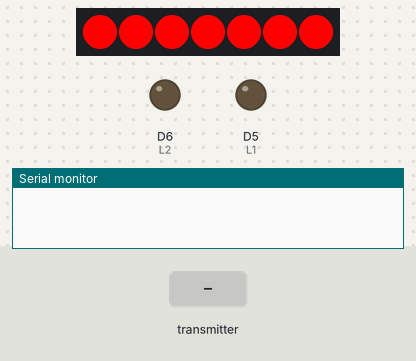
Simulated run of this sketch. Board: ESP8266 (NodeMCU). Shown: 7 RGB LEDs in strip order, left to right, output pins drawn as LEDs (lit = HIGH), the last lines printed to the serial monitor. Dashed ring = blinking. Inputs (shaded band) come from the test bench. Dim RGB values are drawn brighter than linear.

Above: at 1.2 s.
1.3 s: the transmitter starts sending left = 256
At 1.4 s:
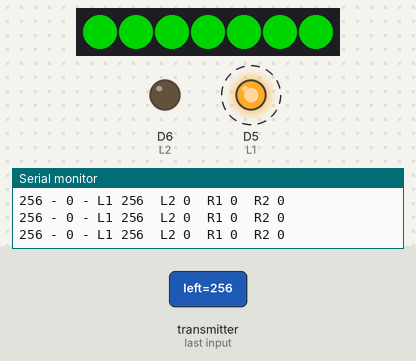
4.3 s: the transmitter starts sending left = 0
At 4.9 s:
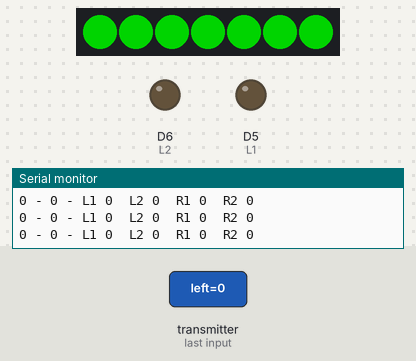
7.3 s: the transmitter starts sending left = 512
At 7.67 s:
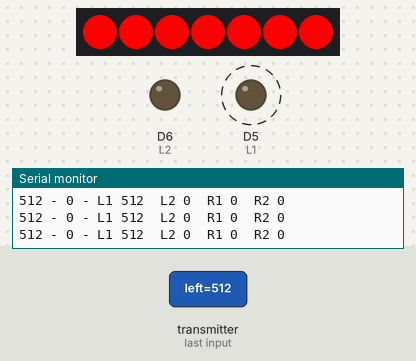
Timing chart, 0 to 15.8 s (numbered marks = the images above; inputs shaded):
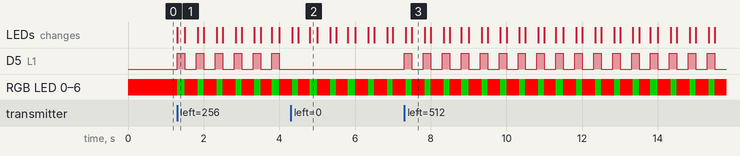

The sketch:

robot.ino
```cpp
#include <ESP8266WiFi.h>
#include <espnow.h>
#include <FastLED.h>

//mac of the receiver
//8c:ce:4e:c7:1c:e4

#define L1 D5
#define L2 12
#define R1 D8
#define R2 D7

struct RECEIVE_DATA_STRUCTURE {
  int left;
  int right;
};

RECEIVE_DATA_STRUCTURE RXX;

unsigned long ms = -9999999;
bool conn;

CRGB leds[7];

void OnDataRecv(uint8_t *mac, uint8_t *incomingData, uint8_t len) {
  char macStr[18];
  snprintf(macStr, sizeof(macStr), "%02x:%02x:%02x:%02x:%02x:%02x", mac[0], mac[1], mac[2], mac[3], mac[4], mac[5]);
  memcpy(&RXX, incomingData, sizeof(RXX));

  ms = millis();
}

void setup() {
  Serial.begin(115200);

  pinMode(L1, OUTPUT);
  pinMode(L2, OUTPUT);
  pinMode(R1, OUTPUT);
  pinMode(R2, OUTPUT);

  FastLED.addLeds<NEOPIXEL, 2>(leds, 7);


  WiFi.mode(WIFI_STA);

  if (esp_now_init() != 0) {
    while (1)
      ;
  }

  esp_now_set_self_role(ESP_NOW_ROLE_SLAVE);
  esp_now_register_recv_cb(OnDataRecv);
}

void loop() {
  conn = (millis() - ms < 200);

  for (auto &led : leds) {
    led = conn ? CRGB::Green : CRGB::Red;
  }
  FastLED.show();

  if (conn) {

    Serial.print(RXX.left);
    Serial.print(" - ");
    Serial.print(RXX.right);

    Serial.print(" - L1 ");
    Serial.print(RXX.left > 0 ? RXX.left : 0);

    Serial.print("  L2 ");
    Serial.print(RXX.left < 0 ? RXX.left * -1 : 0);

    Serial.print("  R1 ");
    Serial.print(RXX.right > 0 ? RXX.right : 0);

    Serial.print("  R2 ");
    Serial.println(RXX.right < 0 ? RXX.right * -1 : 0);


    analogWrite(L1, RXX.left > 0 ? RXX.left : 0);
    analogWrite(L2, RXX.left < 0 ? RXX.left * -1 : 0);

    analogWrite(R1, RXX.right > 0 ? RXX.right : 0);
    analogWrite(R2, RXX.right < 0 ? RXX.right * -1 : 0);


  } else {
    digitalWrite(L1, LOW);
    digitalWrite(L2, LOW);
    digitalWrite(R1, LOW);
    digitalWrite(R2, LOW);
  }
}
```

Measured:
- after the input at 1.3 s, D5 (L1): alternates HIGH for 0.20 s and LOW for 0.30 s, starting at once; RGB LED 0–6: alternates RGB(255, 0, 0) for 0.34 s and RGB(0, 128, 0) for 0.16 s, starting at once; the LEDs: change at once (image 1)
- after the input at 4.3 s, D5 (L1): stops changing and stays LOW
- after the input at 7.3 s, D5 (L1): alternates HIGH for 0.20 s and LOW for 0.30 s, starting at once
